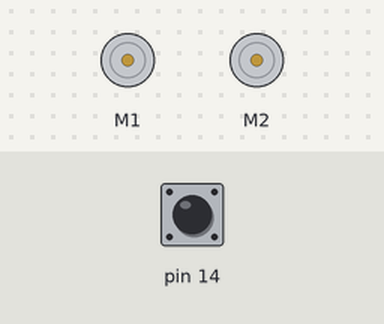
The sketch below on a simulated Arduino Leonardo, built with avr-gcc and run on an emulated ATmega32U4. On the bench: 2 × DC motor (green arrow = forward, orange = backward, longer = faster). The test bench sets the inputs (shaded band); at power-on: pin 14 HIGH.

Above: at 0.8 s.
0.9 s: pin 14 pulled LOW for 0.15 s
At 3.1 s:
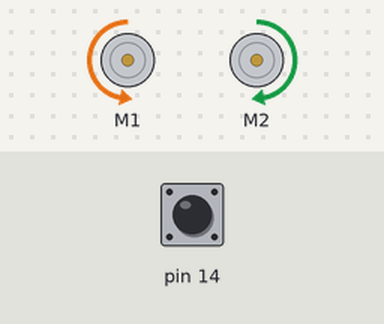
At 6.2 s:
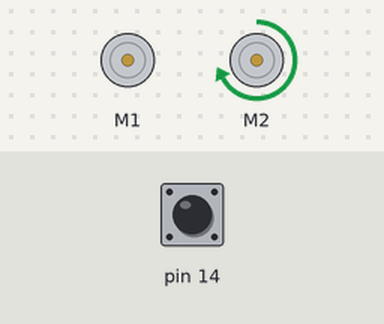
Timing chart, 0 to 7.7 s (numbered marks = the images above; inputs shaded):
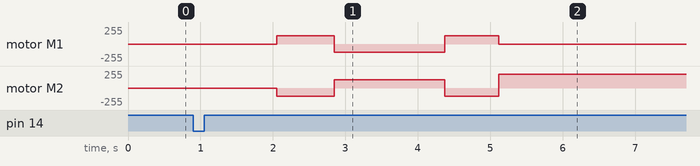

Measured:
- after the input at 0.9 s, motor M1: stopped → forward 127/255 after 1.2 s, → backward 127/255 0.79 s later, → forward 127/255 1.5 s later, → stopped 0.74 s later; motor M2: stopped → backward 127/255 after 1.2 s, → forward 127/255 0.79 s later, → backward 127/255 1.5 s later, → forward 204/255 0.74 s later

The sketch:

Backuptyshii320speedongonGAWWHELLNAWYOUTWEAKINGJIGSAW.ino
```cpp
#include "LineSensor.h"
#include "MotorControl.h"

// Create instances of the LineSensor and MotorControl classes
LineSensor lineSensor;
MotorControl motorControl;

void setup() {
    motorControl.setupMotors();
    lineSensor.calibrateSensors(motorControl.getMotors());
}

void loop() {
    int16_t position = lineSensor.readLineSensor();

    // Our "error" is how far we are away from the center of the
    // line, which corresponds to position 2000.
    int16_t error = position - 2000;

    // Get motor speed difference using proportional and derivative
    // PID terms (the integral term is generally not very useful
    // for line following). Here we are using a proportional
    // constant of 1/4 and a derivative constant of 6, which should
    // work decently for many Zumo motor choices. You probably
    // want to use trial and error to tune these constants for your
    // particular Zumo and line course.
    int16_t speedDifference = error / 0.75 + 20 * (error - motorControl.getLastError());

    motorControl.setLastError(error);

    motorControl.controlMotors(speedDifference);
}
```

LineSensor.cpp
```cpp
#include "LineSensor.h"

LineSensor::LineSensor() {
    lineSensors.initFiveSensors();
}

void LineSensor::calibrateSensors(Zumo32U4Motors& motors) {
    // Wait 1 second and then begin automatic sensor calibration
    // by rotating in place to sweep the sensors over the line
    delay(1000);
    for(uint16_t i = 0; i < 120; i++) {
        if (i > 30 && i <= 90) {
            motors.setSpeeds(-200, 200);
        } else {
            motors.setSpeeds(200, -200);
        }
        lineSensors.calibrate();
    }
    motors.setSpeeds(0, 0);
}

int16_t LineSensor::readLineSensor() {
    // Get the position of the line. Note that we *must* provide
    // the "lineSensorValues" argument to readLine() here, even
    // though we are not interested in the individual sensor readings.
    return lineSensors.readLine(lineSensorValues);
}
```

LineSensor.h
```cpp
#ifndef LINESENSOR_H
#define LINESENSOR_H

#include <Zumo32U4.h>

class LineSensor {
public:
    LineSensor(); // Constructor
    void calibrateSensors(Zumo32U4Motors& motors);
    int16_t readLineSensor();

private:
    Zumo32U4LineSensors lineSensors;
    unsigned int lineSensorValues[5]; // Use the array size directly here
};

#endif // LINESENSOR_H
```

MotorControl.cpp
```cpp
#include "MotorControl.h"

MotorControl::MotorControl() : lastError(0) {}

void MotorControl::setupMotors() {
    // Uncomment if necessary to correct motor directions:
    //motors.flipLeftMotor(true);
    //motors.flipRightMotor(true);

    // Wait for button A to be pressed and released.
    buttonA.waitForButton();
}

void MotorControl::controlMotors(int16_t speedDifference) {
    // Get individual motor speeds. The sign of speedDifference
    // determines if the robot turns left or right.
    int16_t leftSpeed = (int16_t)maxSpeed + speedDifference;
    int16_t rightSpeed = (int16_t)maxSpeed - speedDifference;

    // Constrain our motor speeds to be between 0 and maxSpeed.
    // One motor will always be turning at maxSpeed, and the other
    // will be at maxSpeed-|speedDifference| if that is positive,
    // else it will be stationary. For some applications, you
    // might want to allow the motor speed to go negative so that
    // it can spin in reverse.
    leftSpeed = constrain(leftSpeed, 0, (int16_t)maxSpeed);
    rightSpeed = constrain(rightSpeed, 0, (int16_t)maxSpeed);

    motors.setSpeeds(leftSpeed, rightSpeed);
}

int16_t MotorControl::getLastError() const {
    return lastError;
}

void MotorControl::setLastError(int16_t error) {
    lastError = error;
}

Zumo32U4Motors& MotorControl::getMotors() {
    return motors;
}
```

MotorControl.h
```cpp
#ifndef MOTORCONTROL_H
#define MOTORCONTROL_H

#include <Zumo32U4.h>

class MotorControl {
public:
    MotorControl(); // Constructor
    void setupMotors();
    void controlMotors(int16_t speedDifference);
    int16_t getLastError() const;
    void setLastError(int16_t error);
    Zumo32U4Motors& getMotors(); // Getter for motors

private:
    Zumo32U4Motors motors;
    Zumo32U4ButtonA buttonA;
    int16_t lastError;
    static const uint16_t maxSpeed = 320;
};

#endif // MOTORCONTROL_H
```
